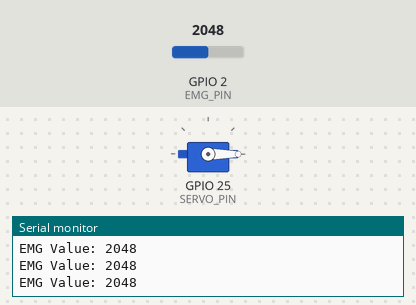
This sketch was run on a simulated ESP32. On the bench: servo, the last lines printed to the serial monitor. The test bench sets the inputs (shaded band); at power-on: GPIO 2 (EMG_PIN) = 2048.

Above: at 1.3 s.
1.4 s: GPIO 2 (EMG_PIN) set to 319
2.9 s: GPIO 2 (EMG_PIN) set to 286
At 3.4 s:
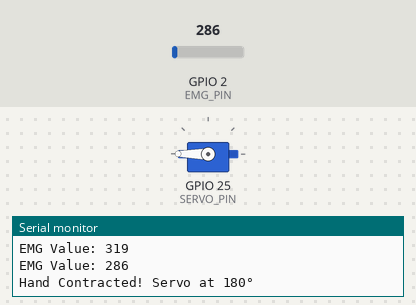
5.9 s: GPIO 2 (EMG_PIN) set to 173
8.9 s: GPIO 2 (EMG_PIN) set to 145
At 9.8 s:
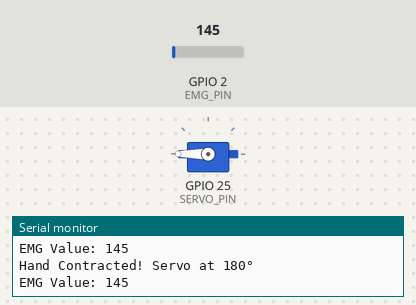
10.5 s: GPIO 2 (EMG_PIN) set to 340
At 10.9 s:
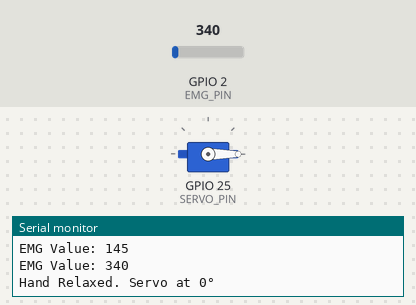
Timing chart, 0 to 13.0 s (numbered marks = the images above; inputs shaded):
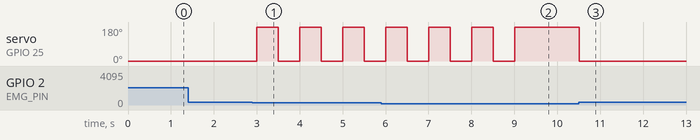

Measured:
- the behaviour switches between 300 and 299 on GPIO 2 (EMG_PIN) (found by bisection; images 0 and 1)
- the behaviour switches between 161 and 160 on GPIO 2 (EMG_PIN) (found by bisection; images 1 and 2)
- after the input at 2.9 s, servo on GPIO 25 (SERVO_PIN): alternates 180° for 0.50 s and 0° for 0.50 s, starting after 0.10 s
- after the input at 8.9 s, servo on GPIO 25 (SERVO_PIN): goes on until 9.0 s, then stays 180°
- after the input at 10.5 s, servo on GPIO 25 (SERVO_PIN): 180° → 0° at once

The sketch:

Muscles_Bionic_.ino
```cpp
#include <ESP32Servo.h>
#define EMG_PIN 2     // EMG sensor connected to GPIO34 (analog pin)
#define SERVO_PIN 25    // Servo connected to GPIO25

Servo myServo;

int emgValue = 0;
int relaxThreshold = 160;  // EMG value when hand is relaxed
int contractThreshold = 300;  // EMG value when hand contracts
bool isHandContracted = false;  // Track movement state

void setup() {
  Serial.begin(115200);
  myServo.attach(SERVO_PIN);
  myServo.write(0);  // Start at 0°
  Serial.println("EMG Servo Control Initialized");
}

void loop() {
  emgValue = analogRead(EMG_PIN);  // Read EMG sensor value
  Serial.println("EMG Value: " + String(emgValue));

  if (emgValue < contractThreshold && !isHandContracted) {
    // Hand contracted (EMG < 1700) → Move to 180°
    myServo.write(180);
    isHandContracted = true;
    Serial.println("Hand Contracted! Servo at 180°");
  }
  else if (emgValue > relaxThreshold && isHandContracted) {
    // Hand relaxed (EMG > 1900) → Move back to 0°
    myServo.write(0);
    isHandContracted = false;
    Serial.println("Hand Relaxed. Servo at 0°");
  }

  delay(500);  // Short delay for smooth response
}
```
